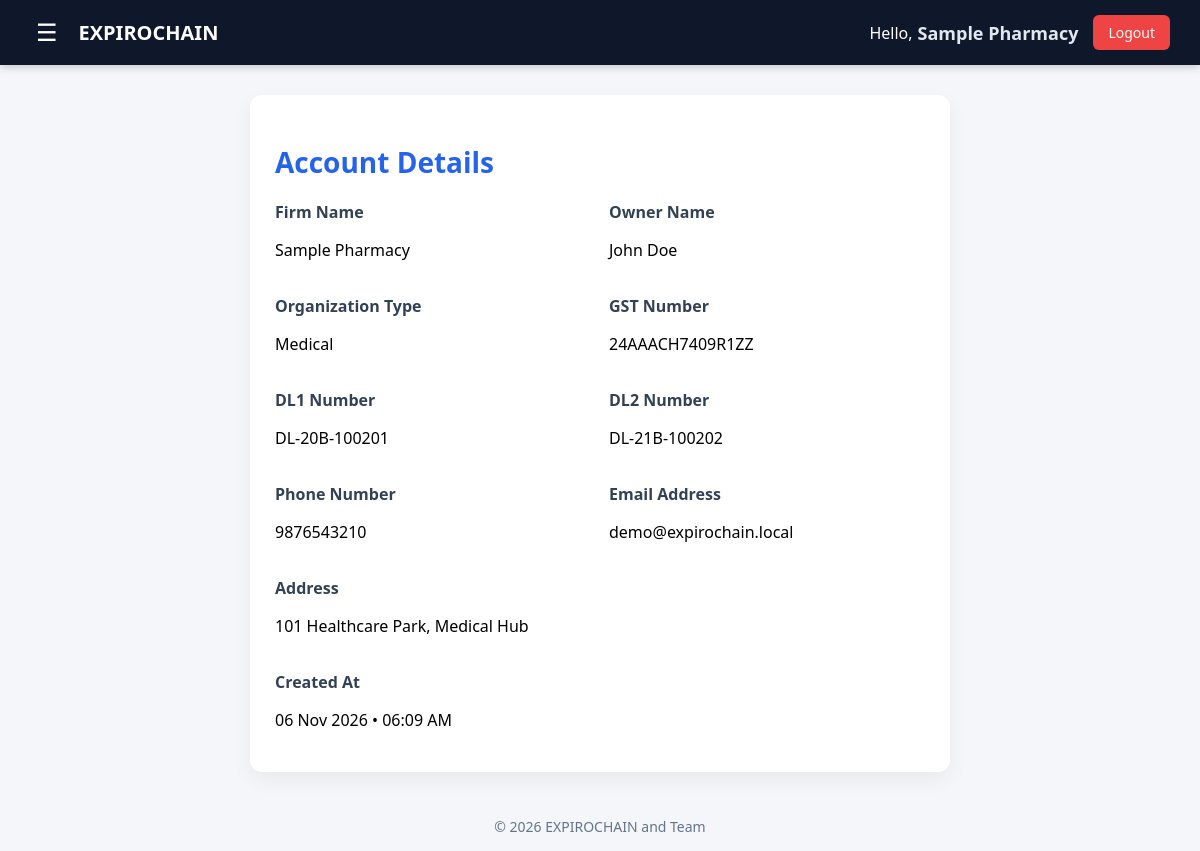
Screenshot of /user/account.php (signed in) with the database file from the repository.
### tables this page shows
CREATE TABLE `user_table` (
  `user_id` INT(10) NOT NULL AUTO_INCREMENT,
  `firm_name` VARCHAR(50) NOT NULL,
  `owner_name` VARCHAR(50) NOT NULL,
  `user_type` ENUM('Medical', 'Clinic', 'NGO') NOT NULL,
  `user_pass` VARCHAR(255) NOT NULL,
  `gstno` VARCHAR(15) NOT NULL,
  `dl1` VARCHAR(30) NOT NULL,
  `dl2` VARCHAR(30) NOT NULL,
  `phn_no` VARCHAR(10) NOT NULL,
  `email_id` VARCHAR(100) NOT NULL,
  `address` VARCHAR(255) NOT NULL,
  `registered_at` DATETIME NOT NULL DEFAULT CURRENT_TIMESTAMP,
  PRIMARY KEY (`user_id`),
  UNIQUE KEY `uk_gstno` (`gstno`),
  UNIQUE KEY `uk_dl1` (`dl1`),
  UNIQUE KEY `uk_dl2` (`dl2`),
  INDEX `idx_email` (`email_id`),
  INDEX `idx_phone` (`phn_no`),
  INDEX `idx_firm` (`firm_name`)
);

### user/account.php (the view, shortened to what this page needs)
<?php
include "../dbconnect.php";
$user_id = $_SESSION['user_id'];
$query = "
SELECT
    firm_name,
    owner_name,
    user_type,
    gstno,
    dl1,
    dl2,
    phn_no,
    email_id,
    address,
    registered_at
FROM user_table
WHERE user_id = $user_id
";
$result = mysqli_query($conn,$query);
$user = mysqli_fetch_assoc($result);
?>
<!DOCTYPE html>
<html lang="en">
  <head>
    <link rel="stylesheet" href="../css/home.css" />
    <link rel="stylesheet" href="css/account.css" />
  </head>
  <body>
     <?php include "layout.php"; ?>
    <div class="dashboard">
      <div class="account-card">
        <h2>Account Details</h2>
        <div class="account-grid">
          <div class="field">
            <label>Firm Name</label>
            <p><?php echo htmlspecialchars($user['firm_name']); ?></p>
          </div>
          <div class="field">
            <label>Owner Name</label>
            <p><?php echo htmlspecialchars($user['owner_name']); ?></p>
          </div>
          <div class="field">
            <label>Organization Type</label>
            <p><?php echo htmlspecialchars($user['user_type']); ?></p>
          </div>
          <div class="field">
            <label>GST Number</label>
            <p><?php echo htmlspecialchars($user['gstno']); ?></p>
          </div>
          <div class="field">
            <label>DL1 Number</label>
            <p><?php echo htmlspecialchars($user['dl1']); ?></p>
          </div>
          <div class="field">
            <label>DL2 Number</label>
            <p><?php echo htmlspecialchars($user['dl2']); ?></p>
          </div>
          <div class="field">
            <label>Phone Number</label>
            <p><?php echo htmlspecialchars($user['phn_no']); ?></p>
          </div>
          <div class="field">
            <label>Email Address</label>
            <p><?php echo htmlspecialchars($user['email_id']); ?></p>
          </div>
          <div class="field full">
            <label>Address</label>
            <p><?php echo htmlspecialchars($user['address']); ?></p>
          </div>
          <div class="field">
            <label>Created At</label>
            <p>
              <?php echo date("d M Y • h:i A", strtotime($user['registered_at'])); ?>
            </p>
          </div>
        </div>
      </div>
    </div>
    <footer>© <?php echo date('Y'); ?> EXPIROCHAIN and Team</footer>
  </body>
</html>

### css/home.css (style rules this page uses)
body { margin: 0; font-family: 'Segoe UI', sans-serif; background: #f4f6f9; }
.dashboard { padding: 30px; }
footer { text-align: center; padding: 15px; color: #64748b; font-size: 14px; }

### user/css/account.css (style rules this page uses)
.account-card { max-width: 650px; margin: auto; background: #ffffff; border-radius: 12px; padding: 25px; box-shadow: 0 8px 20px rgba(0, 0, 0, 0.05); }
.account-card h2 { color: #2563eb; margin-bottom: 20px; font-size: 28px; }
.account-grid { display: grid; grid-template-columns: repeat(auto-fit, minmax(260px, 1fr)); gap: 18px; }
.field label { display: block; margin-bottom: 6px; font-size: 16px; font-weight: 650; color: #334155; }
.field.full { grid-column: 1 / -1; }

### rows the page displays
user_table: firm_name "Sample Pharmacy", owner_name "John Doe", user_type "Medical", gstno "24AAACH7409R1ZZ", dl1 "DL-20B-100201", dl2 "DL-21B-100202", phn_no "9876543210", email "demo@expirochain.local", address "101 Healthcare Park, Medical Hub", registered_at "06 Nov 2026 • 06:09 AM"

### other values shown
$firm_name "Sample Pharmacy"
